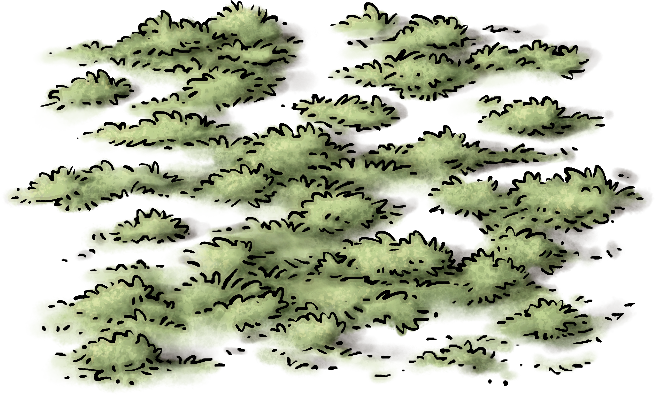
#> input picture cartemaker/imgs/bg/scrub.png, 655 x 395 px, found by its file name
$ python cacher.py
#> lines starting #> are read from the running program, lines starting #| are printed output that depends on the picture
'''
Created on 12 oct. 2021

@author: neonor
'''
import math
import traceback
from os import path,mkdir
from PIL import Image, ImageDraw

from django.conf import settings

CACHE_FOLDER = settings.CARTEMAKER_CACHE_FOLDER #"/home/neonor/eclipse-workspace/rpgmaster/cartemaker/cache"
R = 200
angle_cos = math.cos(math.pi/6)
border_size = 6

def decode_color(value):
    """ décode une chaine str de 8 valeurs hexa (code html sans le # avec l'alpha """
    if not value:
        return (0,0,0,0)
    else:
        return (int(value[0:2],16),int(value[2:4],16),int(value[4:6],16),int(value[6:8],16))

def mask_hexa(x,y,r):
    """ créé un mask hexagonal """
    x,y = x//2,y//2

    p1 = x+r*angle_cos,y+r/2
    p2 = x,y+r
    p3 = x-r*angle_cos,y+r/2
    p4 = x-r*angle_cos,y-r/2
    p5 = x,y-r
    p6 = x+r*angle_cos,y-r/2

    mask = Image.new('RGBA', (x*2,y*2))
    d = ImageDraw.Draw(mask)
    d.polygon((p1,p2,p3,p4,p5,p6), fill='#000')
    return mask


def cache_bg(img_path,bg_color,bd_color=None):
    """
    création d'un hexagone de fond pour la carte, mise en cache
    """
#> called with bg_color = '00AA00FF'
    im = Image.open(img_path)
#> im is the input picture: PIL image 655x395 RGBA; mean R, G, B, A 114.6, 121.9, 93.2, 127.8
    x,y = im.size
#> x = 655; y = 395
    r = int(0.45*min([x,y]))
#> r = 177
    try:

        out = Image.new('RGBA', (2*int(r*angle_cos),r*2),(255,255,255,0))
        mask = mask_hexa(*im.size,r)
#> in mask_hexa, `mask = Image.new('RGBA', (x*2,y*2))`: mask: PIL image 654x394 RGBA; every value is 0
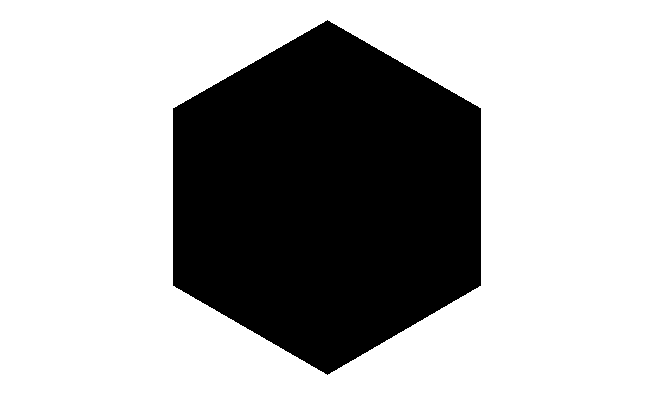
#> mask: PIL image 654x394 RGBA; mean R, G, B, A 0, 0, 0, 81; transparent parts drawn white
        im = im.resize(mask.size)
#> im: PIL image 654x394 RGBA
        out.paste(im, (-(x//2-int(r*angle_cos)),-(y//2-r)), mask)
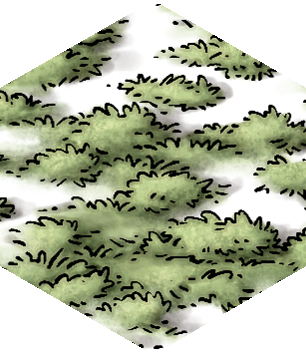
#> out: PIL image 306x354 RGBA; mean R, G, B, A 143.6, 150.6, 123.4, 137.7; transparent parts drawn white
        im = out.resize((2*int(R*angle_cos),2*R))
#> im: PIL image 346x400 RGBA

        size_all = im.size
#> size_all = (346, 400)
        size_center = (size_all[0]-border_size,size_all[1]-border_size)
#> size_center = (340, 394)
        pos_center = (border_size//2,border_size//2)


        mask1 = mask_hexa(*size_all,R)
#> in mask_hexa (call 2), `mask = Image.new('RGBA', (x*2,y*2))`: mask: PIL image 346x400 RGBA; every value is 0
        bg = Image.new('RGBA', size_all,(0,0,0,0))
        bg.paste(Image.new('RGBA', size_all,decode_color(bg_color)),(0,0),mask1)
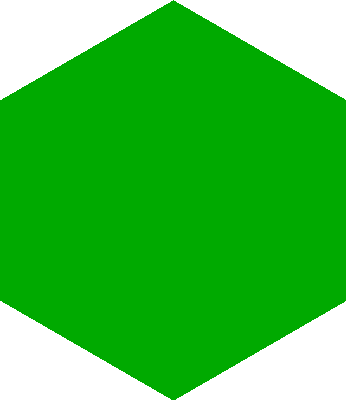
#> bg: PIL image 346x400 RGBA; mean R, G, B, A 0, 127.7, 0, 191.6; transparent parts drawn white
        im = im.resize(mask1.size)
        bg.alpha_composite(im)
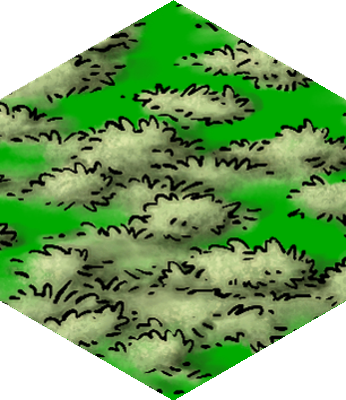
#> bg: PIL image 346x400 RGBA; mean R, G, B, A 64, 106.2, 47.6, 191.9; transparent parts drawn white

        mask2 = mask_hexa(*size_center,R-border_size)
#> in mask_hexa (call 3), `mask = Image.new('RGBA', (x*2,y*2))`: mask: PIL image 340x394 RGBA; every value is 0
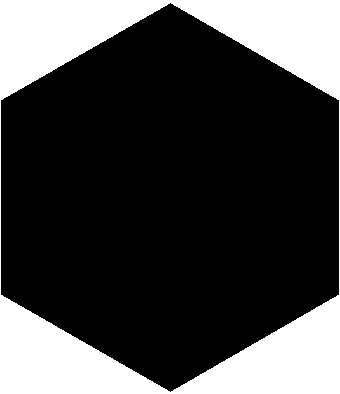
#> mask2: PIL image 340x394 RGBA; mean R, G, B, A 0, 0, 0, 187.4; transparent parts drawn white
#> (the call stopped at in cache_bg, `fileout = path.join(CACHE_FOLDER,f"{path.splitext(path.split(img_path)..`: django is not available in this run)
        bd = Image.new('RGBA', size_all,(0,0,0,0))
        bd.paste(Image.new('RGBA', size_all,decode_color(bd_color)),(0,0),mask1)
        bd.paste(Image.new('RGBA', size_center,(0,0,0,0)),pos_center,mask2)
        bg.paste(bd, (0,0), bd)

        fileout = path.join(CACHE_FOLDER,f"{path.splitext(path.split(img_path)[-1])[0]}.png")
        bg.save(fileout, format='PNG')
        return fileout
    except:
        traceback.print_exc()
        return

def cache_img(img_path,size):
    """
    création d'un hexagone de fond pour la carte, mise en cache
    """
#> called with size = 1
    try:
        im_size = (2*int(R*angle_cos),2*R)

        conf_size = {
            3:[int(R/2),int(-R*3/4),1.5],
            4:[0,-int(R),1.6],
            7:[-im_size[0]+im_size[0]//3,-int(im_size[1]/2.5),2.5],
        }
        im = Image.open(img_path)
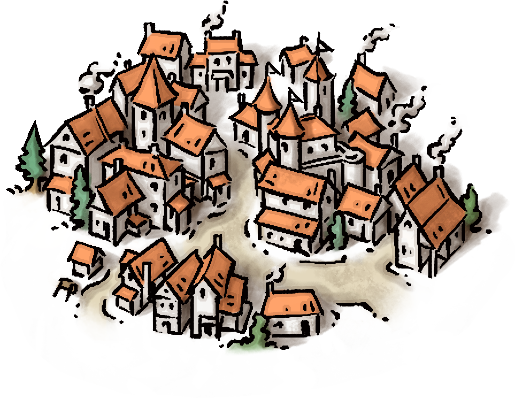
#> input picture cartemaker/imgs/obj/city.png, 515 x 398 px, found by its file name
#> im is the input picture: PIL image 515x398 RGBA; mean R, G, B, A 135.7, 122.4, 112.4, 119.4
        x,y = im.size
#> x = 515; y = 398
        _, _, coef = conf_size.get(size,[0,0,1])
        y = int(coef * y * 2*int(R*angle_cos)//x)
#> y = 267
        x = int(coef * 2*int(R*angle_cos))
        im = im.resize((x,y))
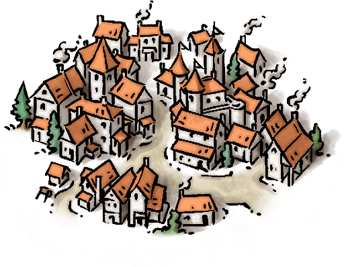
#> im: PIL image 346x267 RGBA; mean R, G, B, A 95.6, 83.8, 74.1, 119.3; transparent parts drawn white

        fileout = path.join(CACHE_FOLDER,f"{path.splitext(path.split(img_path)[-1])[0]}.png")
        im.save(fileout, format='PNG')
        return fileout
    except:
        traceback.print_exc()
        return


if __name__ == "__main__":
    print(cache_bg("/home/neonor/eclipse-workspace/rpgmaster/cartemaker/imgs/bg/scrub.png", "00AA00FF", None))
    print(cache_img("/home/neonor/eclipse-workspace/rpgmaster/cartemaker/imgs/obj/city.png", 1))
#> (the call stopped at in cache_img, `fileout = path.join(CACHE_FOLDER,f"{path.splitext(path.split(img_path)..`: django is not available in this run)
